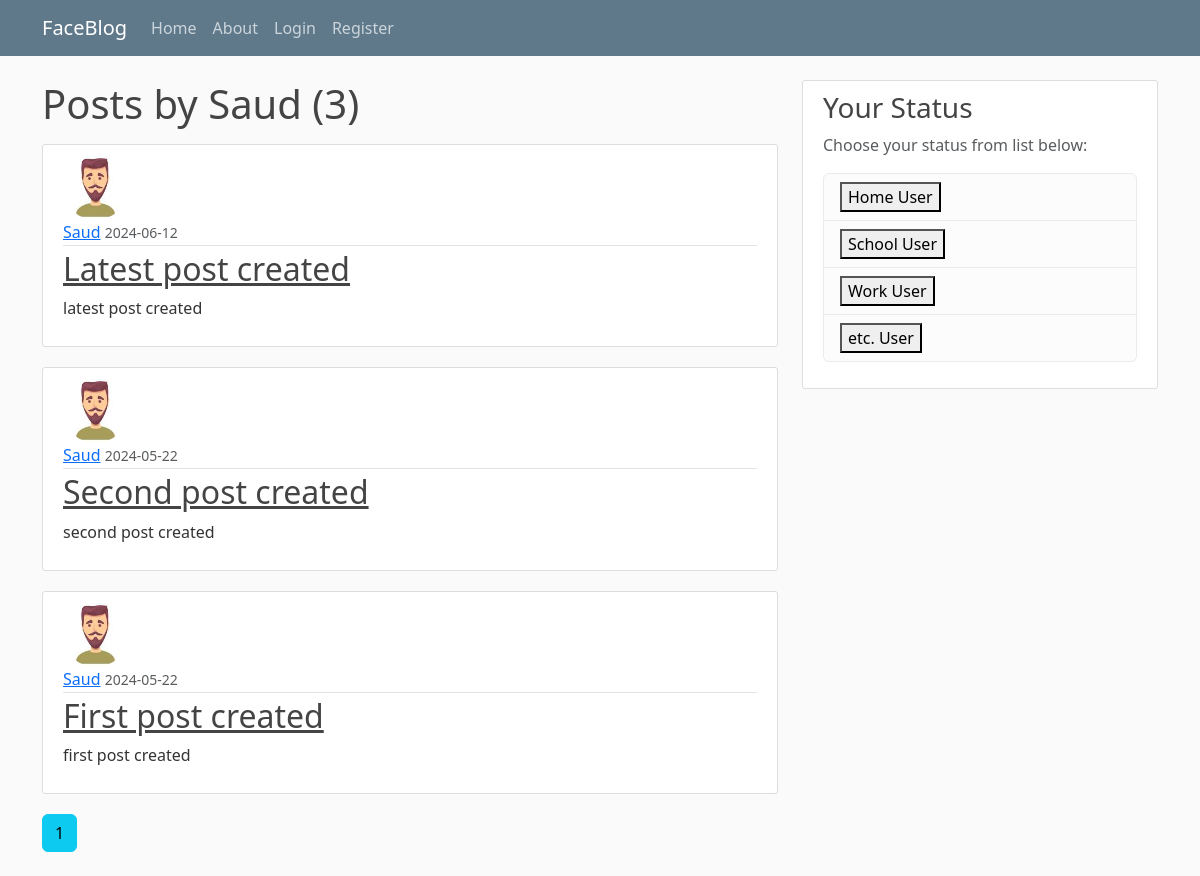
/user/Saud, run on the app's committed database.
### faceblog/models.py (models this page shows, shortened)
class User(db.Model, UserMixin):
    id = db.Column(db.Integer, primary_key=True)
    username = db.Column(db.String(20), unique=True, nullable=False)
    email = db.Column(db.String(120), unique=True, nullable=False)
    image_file = db.Column(db.String(20), nullable=False, default='default.jpg')
    password = db.Column(db.String(60), nullable=False)
    posts = db.relationship('Post', backref='author', lazy=True)

class Post(db.Model):
    id = db.Column(db.Integer, primary_key=True)
    title = db.Column(db.String(100), nullable=False)
    date_posted = db.Column(db.DateTime, nullable=False, default=datetime.utcnow)
    content = db.Column(db.Text, nullable=False)
    user_id = db.Column(db.Integer, db.ForeignKey('user.id'), nullable=False)

### faceblog/routes.py (the view)
@app.route("/user/<string:username>")
def user_posts(username):
    page = request.args.get('page', 1, type=int)
    user = User.query.filter_by(username=username).first_or_404()
    posts = Post.query.filter_by(author=user)\
        .order_by(Post.date_posted.desc())\
        .paginate(page=page, per_page=5)
    return render_template('user_posts.html', posts=posts, user=user)

### faceblog/templates/user_posts.html
{% extends "layout.html" %}
{% block content %}
    <h1 class="mb-3">Posts by {{ user.username }} ({{ posts.total }})</h1>
    {% for post in posts.items %}
        <article class="media content-section">
          <img class="rounded-circle article-img" src="{{ url_for('static', filename='profile_pics/' + post.author.image_file) }}">
          <div class="media-body">
            <div class="article-metadata">
              <a class="mr-2" href="{{ url_for('user_posts', username=post.author.username) }}">{{ post.author.username }}</a>
              <small class="text-muted">{{ post.date_posted.strftime('%Y-%m-%d') }}</small>
            </div>
            <h2><a class="article-title" href="{{ url_for('post', post_id=post.id) }}">{{ post.title }}</a></h2>
            <p class="article-content">{{ post.content }}</p>
          </div>
        </article>
    {% endfor %}
    {% for page_num in posts.iter_pages(left_edge=1, right_edge=1, left_current=1, right_current=2) %}
      {% if page_num %}
        {% if posts.page == page_num %}
          <a class="btn btn-info mb-4" href="{{ url_for('user_posts', username=user.username, page=page_num) }}">{{ page_num }}</a>
        {% else %}
          <a class="btn btn-outline-info mb-4" href="{{ url_for('user_posts', username=user.username, page=page_num) }}">{{ page_num }}</a>
        {% endif %}
      {% else %}
        ...
      {% endif %}
    {% endfor %}
{% endblock content %}

### faceblog/static/main.css (style rules this page uses)
body { background: #fafafa; color: #333333; margin-top: 5rem; }
h1, h2, h3, h4, h5, h6 { color: #444444; }
.content-section { background: #ffffff; padding: 10px 20px; border: 1px solid #dddddd; border-radius: 3px; margin-bottom: 20px; }
.article-title { color: #444444; }
.article-content { white-space: pre-line; }
.article-img { height: 65px; width: 65px; margin-right: 16px; }
.article-metadata { padding-bottom: 1px; margin-bottom: 4px; border-bottom: 1px solid #e3e3e3 }

### data on the page
User: username "Saud"
Post: image_file (picture), author.username "Saud", date_posted "2024-06-12", title "Latest post created", content "latest post created"
Post: image_file (picture), author.username "Saud", date_posted "2024-05-22", title "Second post created", content "second post created"
Post: image_file (picture), author.username "Saud", date_posted "2024-05-22", title "First post created", content "first post created"

### other printed values
{{ posts.total }} "3"
{{ page_num }} "1"
